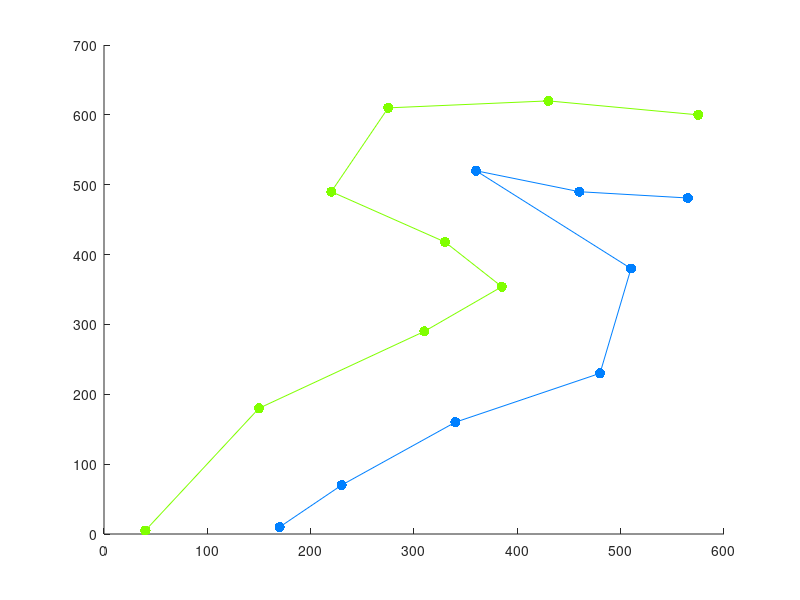

Reproduce this figure in MATLAB.

L = [575,600,0;
    430,620,0;
    275,610,0;
    220,490,0;
    330,418,0;
    385,354,0;
    310,290,0;
    150,180,0;
    40,5,0];
R = [565,481,0;
    460,490,0;
    360,520,0;
    510,380,0;
    480,230,0;
    340,160,0;
    230,70,0;
    170,10,0];

% load track (cone graph)
% g = [s1,t1;s2,t2;...]
L_g = [1,2;2,3;3,4;4,5;5,6;6,7;7,8;8,9];
R_g = [1,2;2,3;3,4;4,5;5,6;6,7;7,8];

% visualise cones/track & car
clf;
hold on;
% show cones
scatter3(L(:,1),L(:,2),L(:,3),[500],'.','MarkerEdgeColor',[.5 1 0]);
scatter3(R(:,1),R(:,2),R(:,3),[500],'.','MarkerEdgeColor',[0 .5 1]);
% show track
for i=1:length(L_g)
    temp = [L(L_g(i,1),:);L(L_g(i,2),:)];
    plot3(temp(:,1),temp(:,2),temp(:,3),'Color',[.5 1 0]);
end
for i=1:length(R_g)
    temp = [R(R_g(i,1),:);R(R_g(i,2),:)];
    plot3(temp(:,1),temp(:,2),temp(:,3),'Color',[0 .5 1]);
end
    
function [L_cones, R_cones] = trackimage2conepos(imscale, imname)
    im = imread(imname)
    
end
